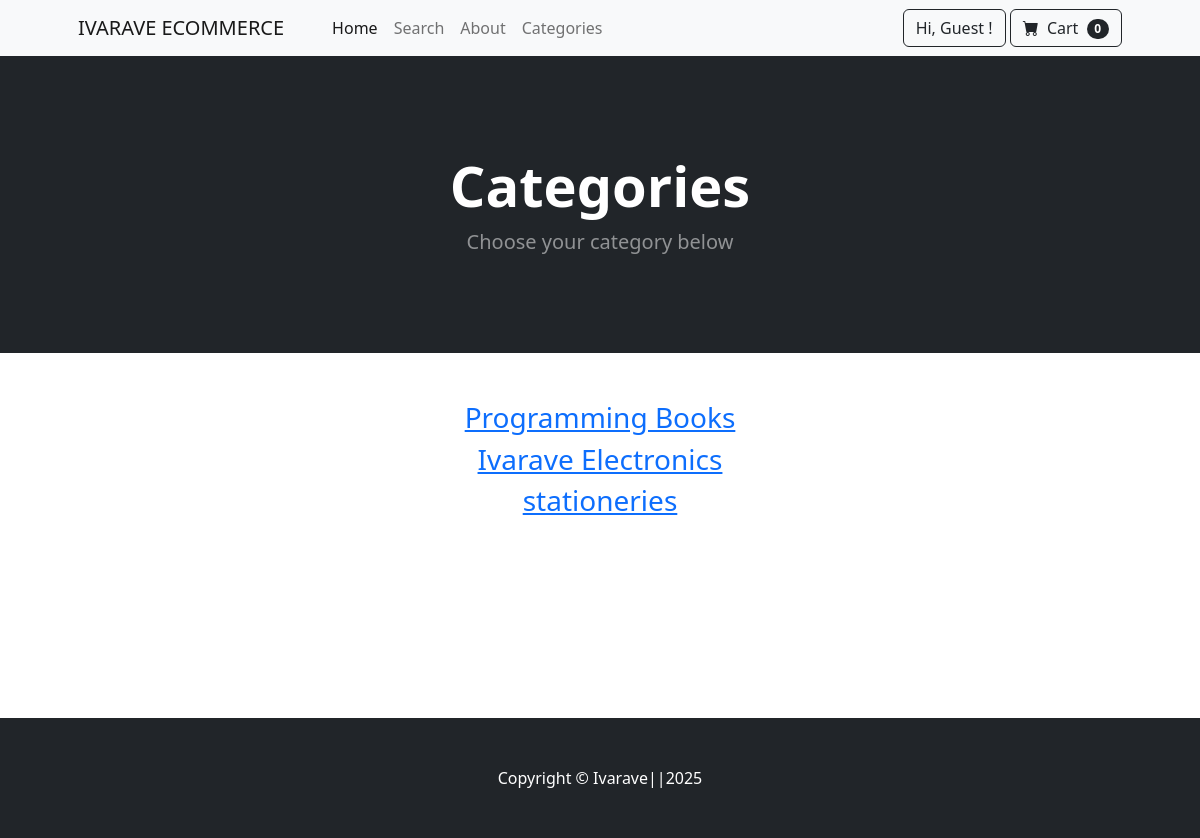
The app's page /category_summary with its own data.
### store/models.py (models this page shows)
class Category(models.Model):
    name = models.CharField(max_length=100)
    def __str__(self):
        return self.name
    class Meta:
        verbose_name_plural = "Categories"

### store/views.py (the view)
# urls.py: path('category_summary', views.category_summary, name='category_summary'),
def category_summary(request):
    category = Category.objects.all()
    return render(request, 'category_summary.html', { 'categories': category })

### cart/cart.py (called while the page is built)
    def __len__(self):
        return len(self.cart)

### cart/context_processors.py (called while the page is built)
def cart(request):
    return {'cart': Cart(request)}

### store/templates/category_summary.html
{% extends 'base.html' %}
{% block content %}
<header class="bg-dark py-5">
  <div class="container px-4 px-lg-5 my-5">
    <div class="text-center text-white">
      <h1 class="display-4 fw-bolder">Categories</h1>
      <p class="lead fw-normal text-white-50 mb-0">Choose your category below</p>
    </div>
  </div>
</header>
<div class="container my-5">
  <div class="row justify-content-center">
    <div class="col-md-8 text-center">
        {% for category in categories %}
          <h3><a href="{% url 'category' category %}">{{ category }}</a></h3>
        {% endfor %}
          <br/><br/><br/><br/><br/><br/>
    </div>
  </div>
</div>
{% endblock %}

### records on screen
Category: name "Programming Books"
Category: name "Ivarave Electronics"
Category: name "stationeries"

### other values on screen
{{ cart|length }} "0"
